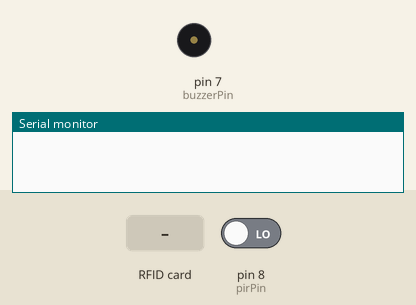
Bench run of a sketch on a simulated Arduino Uno, built with avr-gcc and run on an emulated ATmega328P. On the bench: buzzer (waves = sounding), the last lines printed to the serial monitor. The inputs (shaded band) are chosen by the test bench; at power-on: pin 8 (pirPin) LOW.

Above: at 1.2 s.
1.3 s: pin 8 (pirPin) driven HIGH
At 5.1 s:
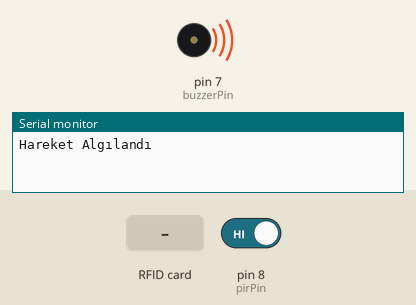
6.3 s: RFID card 5E 7A 19 C4 held to the reader
Timing chart, 0 to 9.3 s (numbered marks = the images above; inputs shaded):
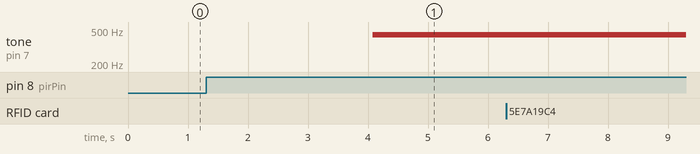

Measured:
- after the input at 1.3 s, tone on pin 7 (buzzerPin): silent → 440 Hz after 2.8 s

The sketch:

alarmsystem.ino
```cpp
#include <SPI.h>
#include <RFID.h>

int pirPin = 8;
int buzzerPin = 7;

RFID rfid(10,9);

byte card[5] = {0x53,0x88,0xB2,0x34,0x5D};
boolean cardStatus = false;
boolean pirTriggered = false;
boolean state = false;
int status;

void readCard() {
  if (rfid.isCard()) {
    if (rfid.readCardSerial()) {
      for (int i = 0; i < 5; i++) {
        if (rfid.serNum[i] == card[i]) {
          cardStatus = true;
          if (i == 4)
          Serial.println("Doğru Kart");
        } else {
          if (i == 4)
          Serial.println("Yanlış Kart");
        }
      }
    }
    rfid.halt();
  }
}

void checkPir() {
  status = digitalRead(pirPin);
  if(status == HIGH) {
    pirTriggered = true;
    Serial.println("Hareket Algılandı");
  } else {
    pirTriggered = false;
  }
}

void setup() {
  Serial.begin(9600);
  SPI.begin();
  rfid.init();
  pinMode(pirPin, INPUT);
  pinMode(buzzerPin, OUTPUT);
}

void loop() {
  if (cardStatus == false) {
  delay(3000);
  checkPir();
  delay(1000);
  readCard();
  }
  if (pirTriggered == true && cardStatus == false){
    tone(buzzerPin, 440);
    }
  else{
    noTone(buzzerPin);
  }
}
```
